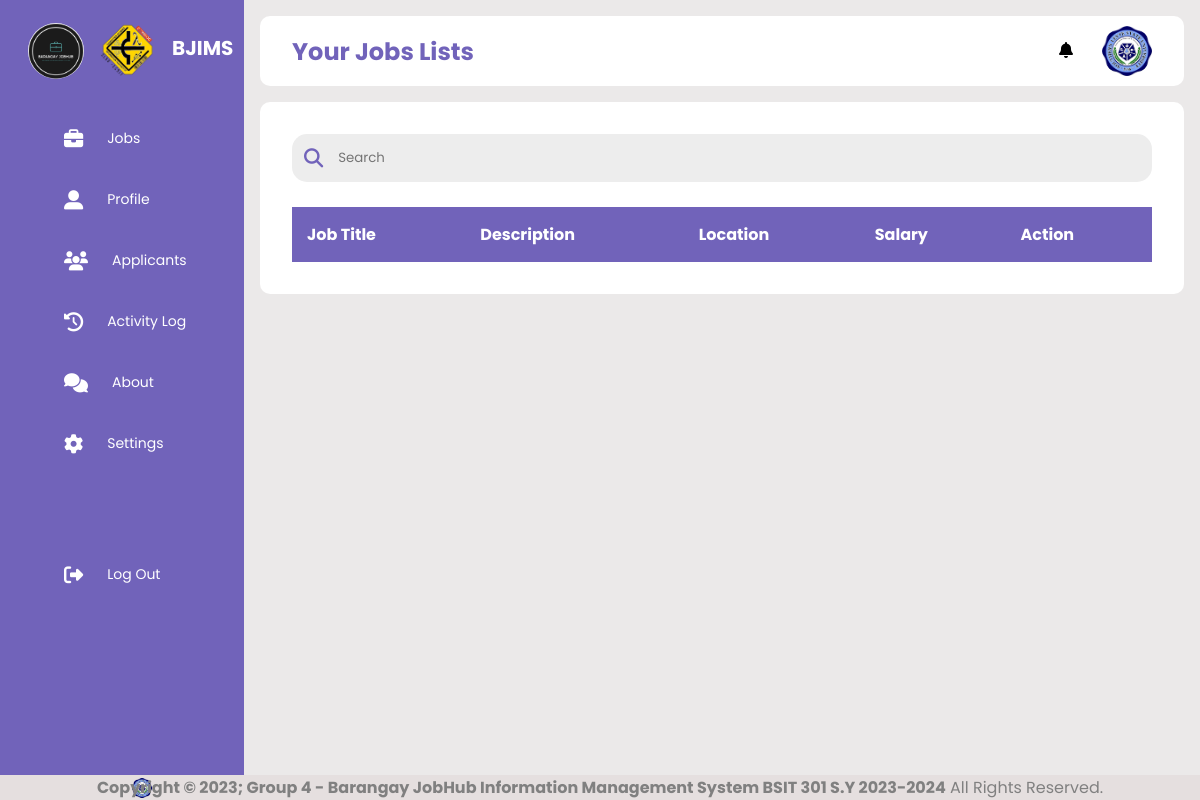
/employers/employers.php (signed in), run on an earlier commit of the app's database.
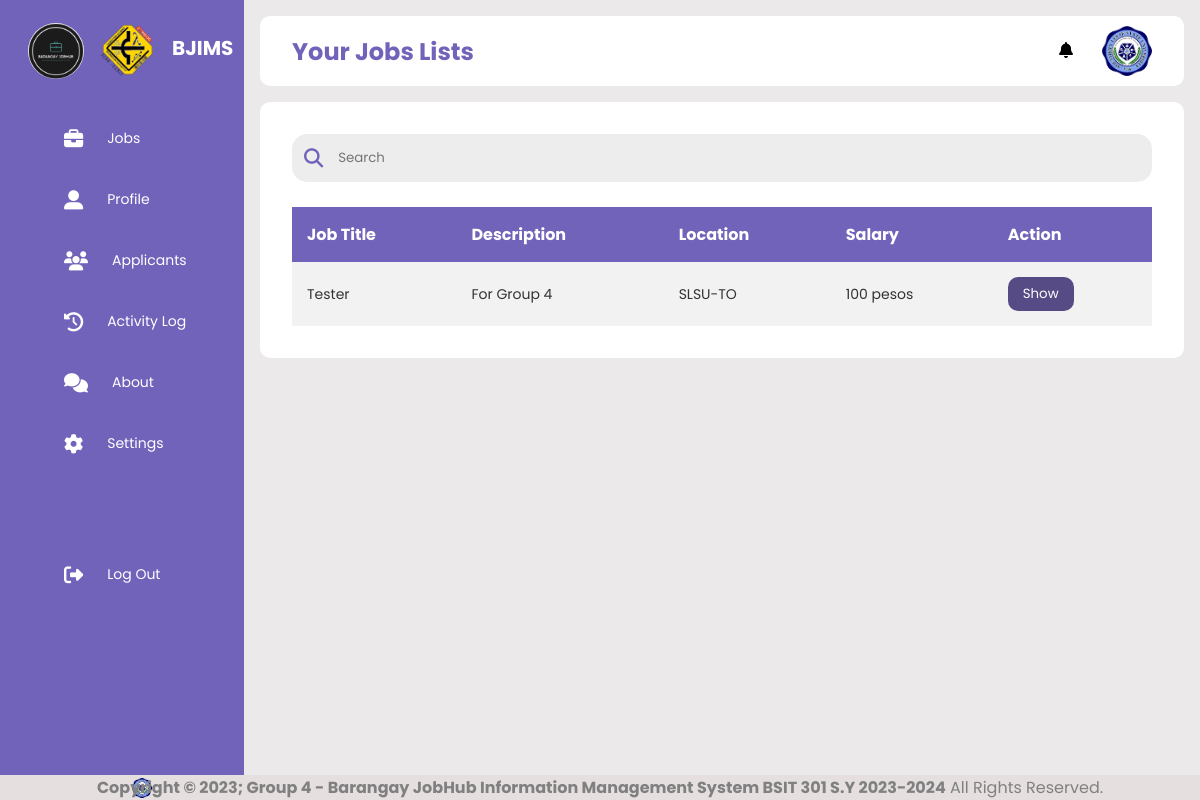
And on a later commit of the database.
### tables this page shows
CREATE TABLE `jobs` (
  `jobid` int(11) NOT NULL,
  `title` varchar(100) DEFAULT NULL,
  `description` varchar(255) DEFAULT NULL,
  `location` varchar(100) DEFAULT NULL,
  `requirements` varchar(100) DEFAULT NULL,
  `salary` varchar(100) DEFAULT NULL,
  `posteddate` date DEFAULT NULL,
  `employer_id` int(11) DEFAULT NULL
);

### employers/employers.php (the view, shortened to what this page needs)
<?php
$user_id = $_SESSION['user_id'];
?>
<!DOCTYPE html>
<html lang="en">
    <head>
        <link rel="stylesheet" href="../css/jobseekers.css"/>
        <link rel="stylesheet" href="https://cdnjs.cloudflare.com/ajax/libs/font-awesome/6.4.0/css/all.min.css"/>
    </head>
    <body>
        <div class="sidebar">
            <?php include("sidebar.php") ?>
        </div>
        <div class="main--content">
            <div class="header--wrapper">
                <div class="header--title">
                    <h2>Your Jobs Lists</h2>
                </div>
                <div class="user--info">
                    <div class="notification">
                        <div class="notif-icon" onclick="toggleNotifi()">
                            <i class="fas fa-bell"></i>
                        </div>
                    </div>
                    <img src="../img/slsu.png" alt=""/>
                </div>
            </div>
            <div class="tabular--wrapper">
                <div class="search--box">
                    <i class="fas fasolid fa-search"></i>
                    <input type="text" id="Input" placeholder="Search"/>
                </div>
                <br>
                <div class="table-container">
                    <table>
                        <thead>
                            <th>Job Title</th>
                            <th>Description</th>
                            <th>Location</th>
                            <th>Salary</th>
                            <th>Action</th>
                        </thead>
                        <tbody id="Table">
                            <?php
                                require_once "../connection.php";
                                $sql = mysqli_query($conn, "SELECT * FROM jobs WHERE employer_id = '$user_id' ORDER BY jobid");
                                $row = mysqli_num_rows($sql);
                                if($row > 0) {
                                    while($row = mysqli_fetch_array($sql)) {
                            ?>
                            <tr>
                                <td><?php echo $row['title'];?></td>
                                <td><?php echo $row['description'];?></td>
                                <td><?php echo $row['location'];?></td>
                                <td><?php echo $row['salary'];?></td>
                                <td><a href="viewjobs.php?profid=<?php echo htmlentities($row['jobid']);?>" style="font-size: 15px;"><button style="background: rgb(86, 75, 133);
    color: #fff;
    padding: 7px 15px;
    border-radius: 10px;
    cursor: pointer;">Show</button></a></td>
                            </tr>
                            <?php
                                }}
                            ?>
                        </tbody>
                    </table>
                </div>
            </div>
        </div>
        <div class="footer" style="position: fixed;left: 0;bottom: 0;width: 100%;background: rgb(229, 223, 223);color: gray;text-align: center;">
            <strong><img src="../img/slsu.png" style="width: 20px; height: 20%; margin-left: 11%; margin-bottom: -23px; margin-top: 3px;"/>Copyright &copy; 2023; Group 4 - Barangay JobHub Information Management System BSIT 301 S.Y 2023-2024</strong> All Rights Reserved.
        </div>
    </body>
</html>

### employers/sidebar.php (shortened to what this page needs)
<!DOCTYPE html>
<html lang="en">
    <head>
        <link rel="stylesheet" href="../css/admin.css"/>
        <link rel="stylesheet" href="https://cdnjs.cloudflare.com/ajax/libs/font-awesome/6.4.0/css/all.min.css"/>
    </head>
    <body>
    <div class="sidebar">
            <div class="logo">
                <ul class="menu">
                    <div class="top">
                        <div class="jobhublogo">
                            <img class="img-circle" src="../img/logo.png">
                            <img class="img-circle" src="../img/logorm.png">
                            <h4>BJIMS</h4>
                        </div>
                    </div><br>
                    <li>
                        <a href="../employers/employers.php">
                            <i class="fas fa-briefcase"></i>
                            <span>Jobs</span>
                        </a>
                    </li>
                    <li>
                        <a href="../employers/profile.php">
                            <i class="fas fa-user-alt"></i>
                            <span>Profile</span>
                        </a>
                    </li>
                    <li>
                        <a href="../employers/applicants.php">
                            <i class="fa-solid fa-users"></i>
                            <span>Applicants</span>
                        </a>
                    </li>
                    <li>
                        <a href="../employers/activitylog.php">
                            <i class="fa-solid fa-clock-rotate-left"></i>
                            <span>Activity Log</span>
                        </a>
                    </li>
                    <li>
                        <a href="../dashboard/emp_about.php">
                            <i class="fa-solid fa-comments"></i>
                            <span>About</span>
                        </a>
                    </li>
                    <li>
                        <a href="../dashboard/emp_settings.php">
                            <i class="fas fa-cog"></i>
                            <span>Settings</span>
                        </a>
                    </li>
                    <li>
                        <a href="../employers/logout.php?logout=<?php echo $user_id; ?>">
                            <i class="fas fa-sign-out-alt"></i>
                            <span>Log Out</span>
                        </a>
                    </li>
                </ul>
            </div>
        </div>
    </body>
</html>

### css/jobseekers.css (style rules this page uses)
* { margin: 0; padding: 0; border: none; outline: none; box-sizing: border-box; font-family: "Poppins", sans-serif; }
body { display: flex; }
.sidebar { position: sticky; top: 0; left: 0; bottom: 0; width: 300px; height: 100vh; padding: 0 1rem; color: #fff; overflow: hidden; transition: all 0.5s linear; background: rgba(113, 99, 186, 255); }
.logo { height: 80px; padding: 16px; }
.top { display: flex; align-items: center; justify-content: space-between; margin-top: 1.4rem; }
.jobhublogo { display: flex; gap: 1rem; margin-left: -20px; margin-top: -15px; font-size: 20px; }
.jobhublogo h4 { margin-top: 10px; }
.jobhublogo img { width: 3.5rem; height: 3.5rem; border-radius: 50%; }
img { display: block; width: 100%; }
.menu { height: 88%; position: relative; list-style: none; padding: 0; }
.menu li { padding: 1rem; margin: 8px 0; border-radius: 8px; transition: all 0.5s ease-in-out; }
.menu a { color: #fff; font-size: 14px; text-decoration: none; display: flex; align-items: center; gap: 1.5rem; }
.menu a span { overflow: hidden; }
.menu a i { font-size: 1.2rem; }
.menu li:last-child { position: absolute; bottom: -33rem; width: 100%; }
.main--content { position: relative; background: #ebe9e9; width: 100%; padding: 1rem; }
i { font-size: 1rem; transition: all 300ms ease; }
.header--wrapper img { width: 50px; height: 50px; cursor: pointer; border-radius: 50%; }
.header--wrapper { display: flex; justify-content: space-between; align-items: center; flex-wrap: wrap; background: #fff; border-radius: 10px; padding: 10px 2rem; margin-bottom: 1rem; }
.header--title { color: rgba(113, 99, 186, 255); }
.notification { margin-right: 10px; border-radius: 50%; }
.notif-icon { cursor: pointer; margin-right: 3px; line-height: 50px; }
.user--info { display: flex; align-items: center; gap: 1rem; }
.search--box { background: rgb(237, 237, 237); border-radius: 15px; color: rgba(113, 99, 186, 255); display: flex; align-items: center; gap: 5px; padding: 4px 12px; }
.search--box input { background: transparent; padding: 10px; }
.search--box i { font-size: 1.2rem; cursor: pointer; transition: all 0.5s ease-out; }
.tabular--wrapper { background: #fff; margin-top: 1rem; border-radius: 10px; padding: 2rem; }
.table-container { width: 100%; }
table { width: 100%; border-collapse: collapse; border-radius: 20%; }
thead { background: rgba(113, 99, 186, 255); color: #fff; }
th { padding: 15px; text-align: left; }
tbody { background: #f2f2f2; }
td { padding: 15px; font-size: 14px; color: #333; }
.table-container button { color: green; background: none; cursor: pointer; }

What changed in the data, as far as the page shows it:
now on this page (row edited): jobs: title "Tester", description "For Group 4", location "SLSU-TO", salary "100 pesos"
